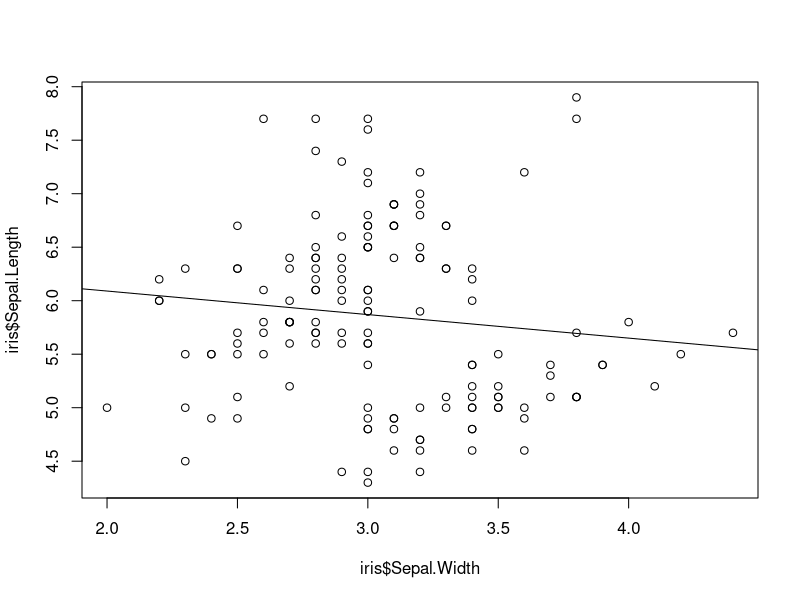

This figure's R source:
## ---- chunk 1

#---------- RSTUDIO STARTER V 2.0  --------------#
#                    -Prepared with care by  AM ;D
                
                                                                          
knitr::opts_chunk$set(echo = TRUE, 
                      message = FALSE, 
                      warning = FALSE)      
library(tidyverse)                
library(ggthemes)                    

theme_set(theme_tufte() +                                     
  theme(text=element_text(family="sans")))  

#------------------------------------------------#
## ---- chunk 2
plot(iris$Sepal.Width, iris$Sepal.Length)
abline(6.53, -.22)
